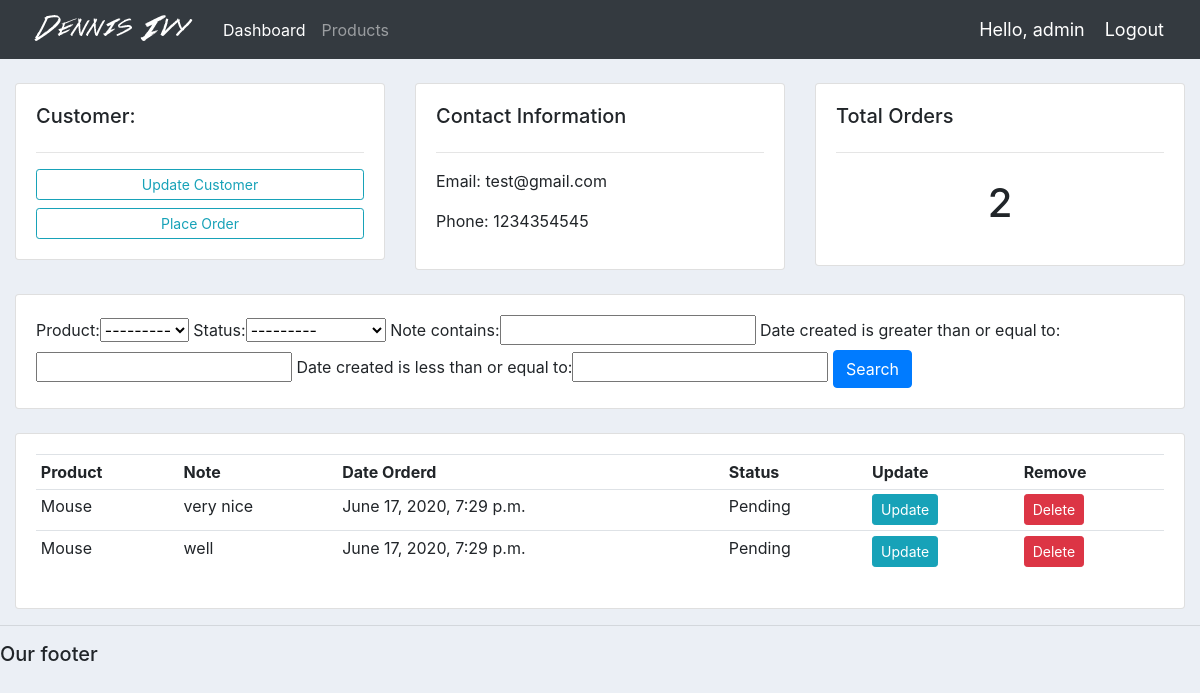
The app's page /customer/1/ (signed in) with its own data.
### accounts/models.py (models this page shows, shortened)
class Customer(models.Model):
    name = models.CharField(max_length=200, null=True)
    phone = models.CharField(max_length=200, null=True)
    email = models.CharField(max_length=200, null=True)
    date_created = models.DateTimeField(auto_now_add=True, null=True)

class Order(models.Model):
    STATUS = (
            ('Pending', 'Pending'),
            ('Out for delivery', 'Out for delivery'),
            ('Delivered', 'Delivered'),
            )
    customer = models.ForeignKey(Customer, null=True, on_delete= models.SET_NULL)
    product = models.ForeignKey(Product, null=True, on_delete= models.SET_NULL)
    date_created = models.DateTimeField(auto_now_add=True, null=True)
    status = models.CharField(max_length=200, null=True, choices=STATUS)
    note = models.CharField(max_length=1000, null=True)

class Product(models.Model):
    CATEGORY = (
            ('Indoor', 'Indoor'),
            ('Out Door', 'Out Door'),
            )
    name = models.CharField(max_length=200, null=True)
    price = models.FloatField(null=True)
    category = models.CharField(max_length=200, null=True, choices=CATEGORY)
    description = models.CharField(max_length=200, null=True, blank=True)
    date_created = models.DateTimeField(auto_now_add=True, null=True)
    tags = models.ManyToManyField(Tag)
    def __str__(self):
        return self.name

### accounts/views.py (the view)
# urls.py: path('customer/<str:pk_test>/', views.customer, name="customer"),
@login_required(login_url='login')
def customer(request, pk_test):
    customer = Customer.objects.get(id=pk_test)
    orders = customer.order_set.all()
    order_count = orders.count()
    myFilter = OrderFilter(request.GET, queryset=orders)
    orders = myFilter.qs
    context = {'customer':customer, 'orders':orders, 'order_count':order_count,
    'myFilter':myFilter}
    return render(request, 'customer.html',context)

### templates/customer.html
{%  extends 'main.html' %}
{% block content %}
    <br>
<div class="row">
    <div class="col-md">
        <div class="card card-body">
            <h5>Customer:</h5>
            <hr>
                    <a class="btn btn-outline-info  btn-sm btn-block" href="">Update Customer</a>
            <a class="btn btn-outline-info  btn-sm btn-block" href="{% url 'create_order' customer.id %}">Place Order</a>
        </div>
    </div>
    <div class="col-md">
        <div class="card card-body">
            <h5>Contact Information</h5>
            <hr>
            <p>Email: {{customer.email}}</p>
            <p>Phone: {{customer.phone}}</p>
        </div>
    </div>
    <div class="col-md">
        <div class="card card-body">
            <h5>Total Orders</h5>
            <hr>
            <h1 style="text-align: center;padding: 10px">{{order_count}}</h1>
        </div>
    </div>
</div>
<br>
<div class="row">
    <div class="col">
        <div class="card card-body">
            <form method="get">
                {{myFilter.form}}
            <button class="btn btn-primary" type="submit">Search</button>
          </form>
                  </div>
    </div>
</div>
<br>
<div class="row">
    <div class="col-md">
        <div class="card card-body">
            <table class="table table-sm">
                <tr>
                    <th>Product</th>
                    <th>Note</th>
                    <th>Date Orderd</th>
                    <th>Status</th>
                    <th>Update</th>
                    <th>Remove</th>
                </tr>
                {% for order in orders %}
                <tr>
                    <td>{{order.product}}</td>
                    <td>{{order.note}}</td>
                    <td>{{order.date_created}}</td>
                    <td>{{order.status}}</td>
                    <td><a class="btn btn-sm btn-info" href="{% url 'update_order' order.id %}">Update</a></td>
                    <td><a class="btn btn-sm btn-danger" href="{% url 'delete_order' order.id %}">Delete</a></td>
                </tr>
                {% endfor %}
            </table>
              </div>
    </div>
</div>
{% endblock %}

### templates/main.html (shortened to what this page needs)
{% load static %}
<!DOCTYPE html>
<html>
<head>
    <link rel="stylesheet" href="https://stackpath.bootstrapcdn.com/bootstrap/4.3.1/css/bootstrap.min.css">
    <link rel="stylesheet" type="text/css" href="{% static 'main.css' %}">
</head>
<body>
    {%  include 'navbar.html' %}
    <div class="container-fluid">
    {% block content %}
    {% endblock %}
    </div>
    <hr>
    <h5>Our footer</h5>
</body>
</html>

### templates/navbar.html (shortened to what this page needs)
{% load static %}
<nav class="navbar navbar-expand-lg navbar-dark bg-dark">
 <img src="{% static 'images/logo.png' %}">
  <div class="collapse navbar-collapse" id="navbarNav">
    <ul class="navbar-nav">
      <li class="nav-item active">
        <a class="nav-link" href="{% url 'home' %}">Dashboard</a>
      </li>
      <li class="nav-item">
        <a class="nav-link" href="{% url 'products' %}">Products</a>
      </li>
    </ul>
  </div>
  <span class="hello-msg">Hello, {{request.user}}</span>
  <span ><a  class="hello-msg" href="{% url 'logout' %}">Logout</a></span>
</nav>

### static/main.css (style rules this page uses)
body { background-color: #ebeff5; }

### templates/navbar.html (style rules this page uses)
.hello-msg { font-size: 18px; color: #fff; margin-right: 20px; }

### records on screen
Customer: email "test@gmail.com", phone "1234354545"
Order: product "Mouse", note "very nice", date_created "June 17, 2020, 7:29 p.m.", status "Pending"
Order: product "Mouse", note "well", date_created "June 17, 2020, 7:29 p.m.", status "Pending"

### other values on screen
{{ request.user }} "admin"
{{ order_count }} "2"
